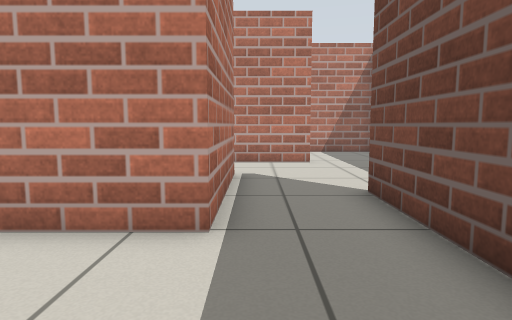
view 1 (above)

18 first-person views from a walk through a world built for the Gazebo simulator. The camera is 0.64 m above the floor, tilts 6° down and sees 75° across. The floor is counted in squares, 0.5 m on a side. Each view is taken from the middle of a square. On the plan, view 1 faces up. The plan holds only what a view shows up to about 14 squares ahead; the rest is blank.

view 2
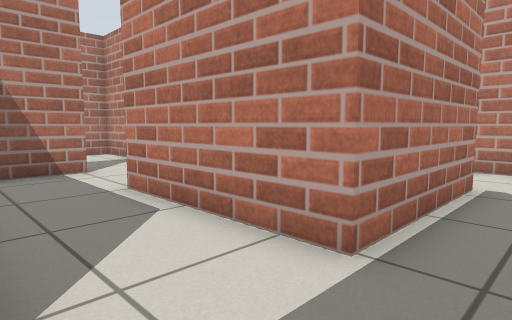

view 3
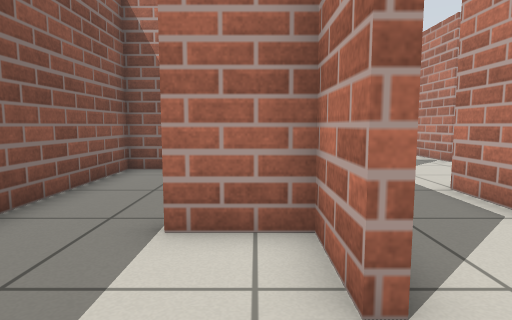

view 4
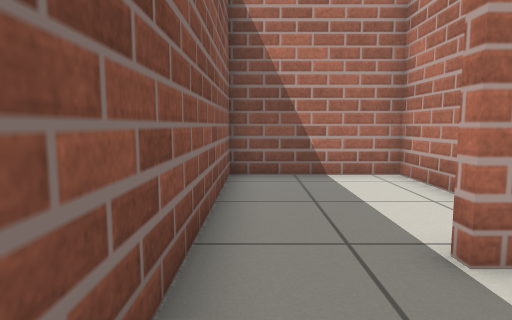

view 5
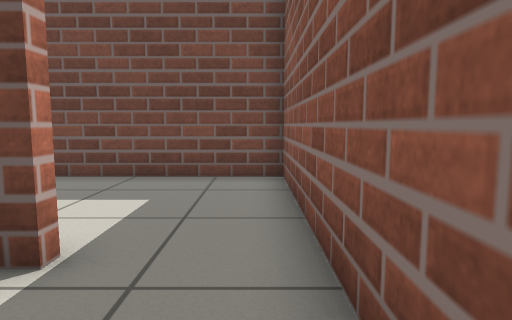

view 6
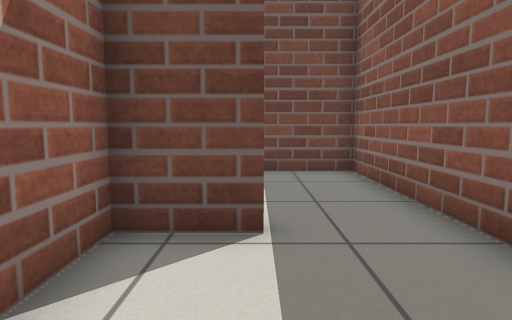

view 7
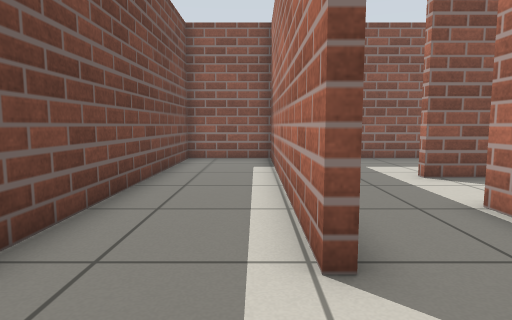

view 8
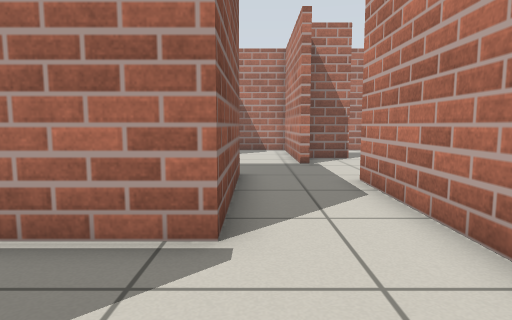

view 9
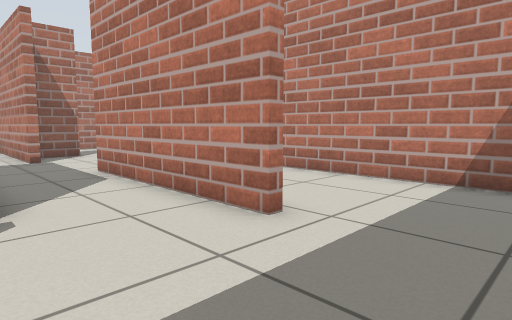

view 10
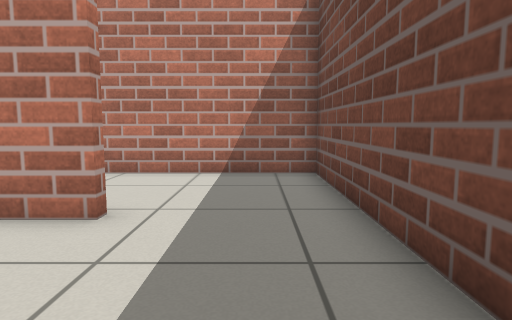

view 11
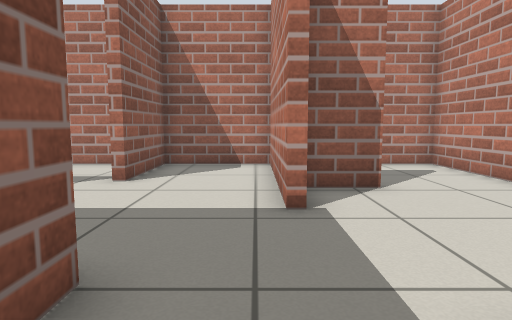

view 12
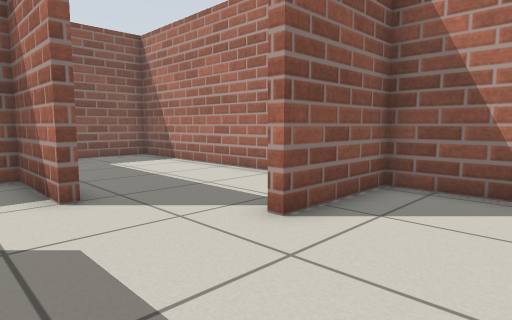

view 13
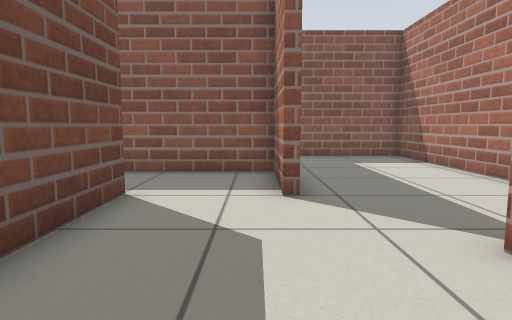

view 14
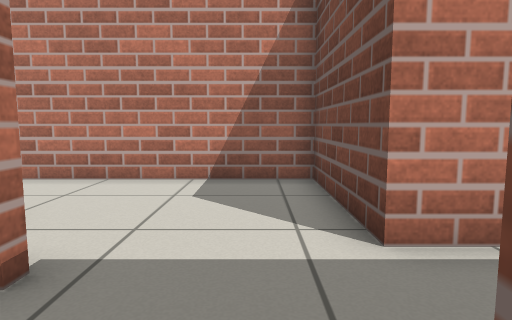

view 15
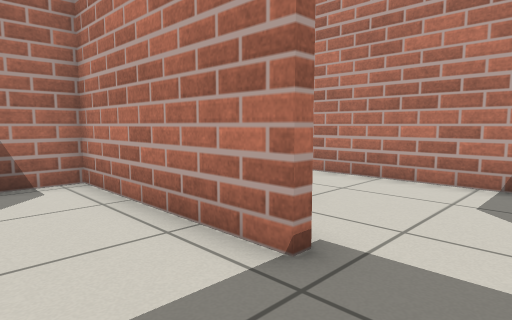

view 16
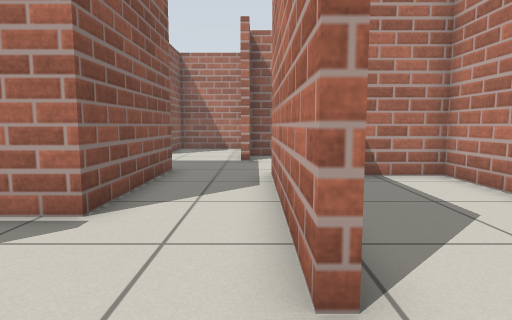

view 17
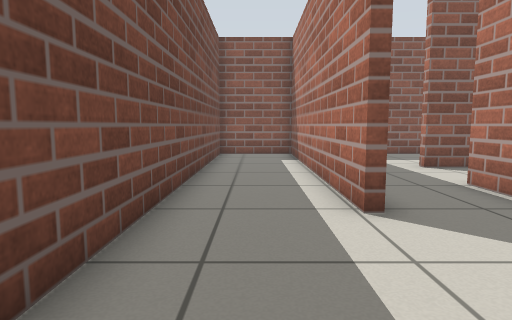

view 18
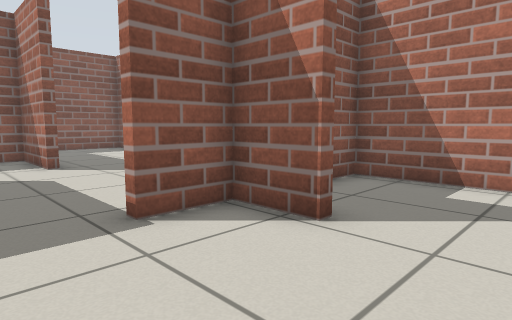

### Floor plan
Points are (right, up) in squares from view 1. A wall is a line through its corners. A room is listed if a view was taken in it or the views show most of it. See-through windows are left out.
Room 1 (views 1, 2, 3, 4)
walls: (-2.6, 1) (-1.1, 1) (-1.1, 0.7) (-2.9, 0.7) (-2.9, -1.1) (-3.2, -1.1); (-3.6, -3.7) (2.1, -3.7) (2.1, 2.5); (-0.6, 3.9) (-5.6, 3.9); (-8.5, 4.1) (-8.5, 1) (-4.4, 1)
ways out: opening at (-3, -2.5) to room 2; opening at (0.5, 3) to room 3; opening at (-7, 4) to room 4
Room 2 (views 5, 6)
walls: (-3.2, -1.1) (-3.2, 0.7) (-8.5, 0.7) (-8.5, -3.7) (-3.6, -3.7)
ways out: opening at (-3, -2.5) to room 1
Room 3 (views 7, 8, 9, 10, 11, 12, 16, 17)
walls: (2.4, 6.4) (2.4, -3.7) (5.6, -3.7) (5.6, 11.6); (2.1, 2.5) (2.1, 6.4); (1.9, 11.4) (-4.6, 11.4); (-5.6, 8.6) (-0.6, 8.6) (-0.6, 3.9); (-8, 10.8) (-8, 10.5)
ways out: opening at (0.5, 3) to room 1; opening at (-6.5, 9.5) to room 4; opening at (-6.5, 12) to room 5; opening at (3.5, 12) to room 7
Room 4 (views 13, 14, 15)
walls: (-8.9, 4.1) (-8.5, 4.1); (-8, 10.5) (-13.8, 10.5) (-13.8, 7) (-10.5, 7) (-10.5, 6.7); (-5.6, 3.9) (-5.6, 7)
ways out: opening at (-7, 4) to room 1; opening at (-6.5, 9.5) to room 3; opening at (-9.5, 5.5) to room 6
Room 5 (view 18)
walls: (-9.7, 12.6) (-9.7, 10.8) (-8, 10.8); (-4.6, 11.4) (-4.6, 15.8) (-13.8, 15.8) (-13.8, 10.8) (-12.8, 10.8)
ways out: opening at (-6.5, 12) to room 3
Room 6 (no view inside)
walls: (-13.8, 6.4) (-13.8, -3.7) (-9.8, -3.7); (-10.5, 6.7) (-13.4, 6.7)
ways out: opening at (-9.5, 5.5) to room 4
Room 7 (no view inside)
walls: (5.6, 11.6) (5.6, 15.8) (-4.3, 15.8) (-4.3, 13.6)
ways out: opening at (3.5, 12) to room 3

Where each view was taken, in squares from view 1:
view 1: 0 up, 0 right, facing up
view 2: 1 up, 1 right, facing up-left
view 3: 0 up, 1 right, facing left
view 4: 3 down, 0 right, facing left
view 5: 3 down, 6 left, facing right
view 6: 1 down, 7 left, facing right
view 7: 9 up, 3 right, facing down
view 8: 9 up, 3 right, facing left
view 9: 8 up, 5 right, facing up-left
view 10: 7 up, 4 right, facing up
view 11: 10 up, 3 left, facing left
view 12: 10 up, 7 left, facing down-left
view 13: 10 up, 8 left, facing down
view 14: 8 up, 6 left, facing up
view 15: 8 up, 6 left, facing up-left
view 16: 11 up, 4 right, facing left
view 17: 11 up, 4 right, facing down
view 18: 15 up, 6 left, facing down-left
